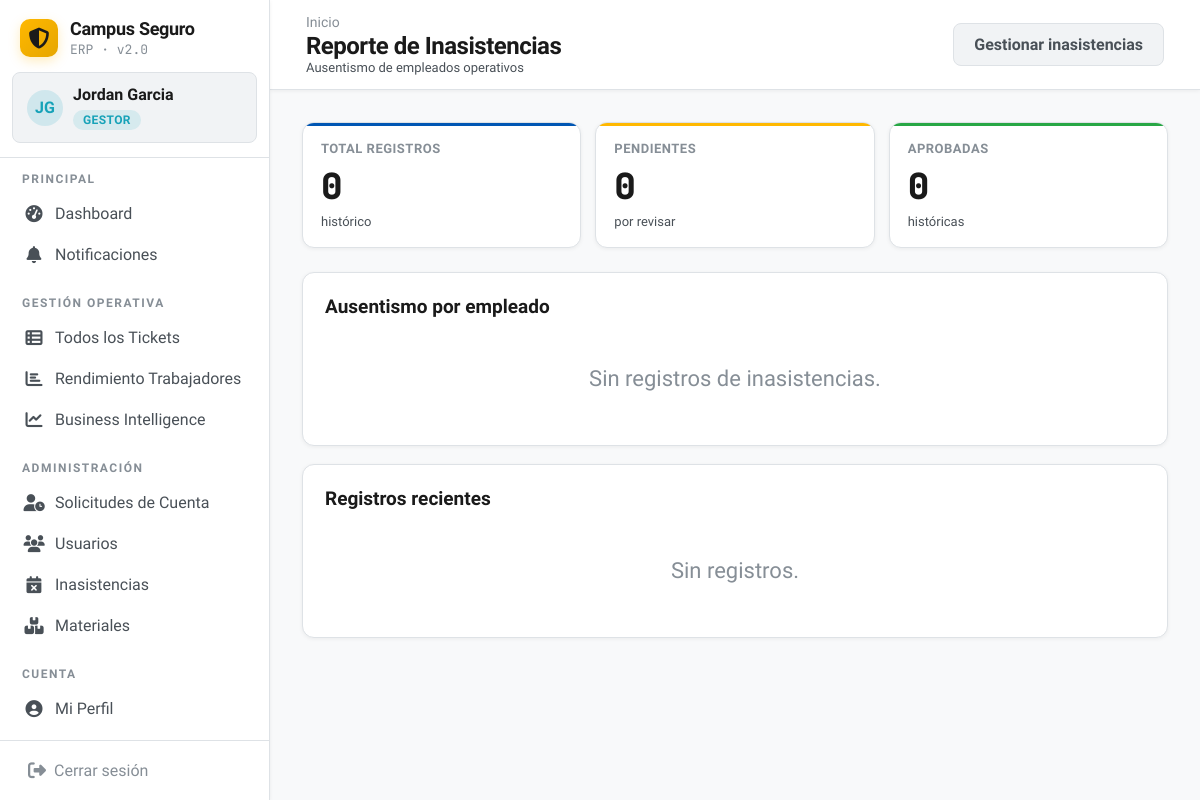
Page /gestor/reporte-inasistencias/ (signed in) on the committed database.
### app/models.py (models this page shows, shortened)
class Usuario(AbstractUser):
    VINCULO_CHOICES = [
        ('alumno', 'Alumno'),
        ('docente', 'Docente'),
        ('administrativo', 'Administrativo'),
        ('funcionario', 'Funcionario'),
    ]
    JORNADA_CHOICES = [
        ('diurna', 'Diurna'),
        ('vespertina', 'Vespertina'),
        ('mixta', 'Mixta'),
    ]
    rol = models.ForeignKey(Rol, on_delete=models.PROTECT, related_name="usuarios", null=True, blank=True)
    rut = models.CharField(max_length=12, unique=True)
    telefono = models.CharField(max_length=15, blank=True, null=True)
    correo_institucional = models.EmailField(unique=True)
    vinculo = models.CharField(max_length=20, choices=VINCULO_CHOICES, blank=True, null=True)
    carrera = models.ForeignKey(
        'Carrera', on_delete=models.SET_NULL, null=True, blank=True,
        related_name='alumnos',
    )
    jornada = models.CharField(max_length=15, choices=JORNADA_CHOICES, blank=True, null=True)
    sede = models.ForeignKey(Sede, on_delete=models.SET_NULL, blank=True, null=True, related_name='estudiantes_funcionarios')
    escuela = models.ForeignKey(Escuela, on_delete=models.SET_NULL, related_name="usuarios", null=True, blank=True)
    departamento = models.ForeignKey(
        Departamento,
        on_delete=models.SET_NULL,
        null=True,
        blank=True,
        related_name="usuarios"
    )
    especialidades = models.ManyToManyField(
        Especialidad,
        through='EspecialidadUsuario',
        blank=True,
        related_name='tecnicos'
    )
    turno = models.CharField(max_length=50, blank=True, null=True)  # mañana / tarde / noche
    estado_cuenta = models.ForeignKey(
        EstadoCatalogo,
        on_delete=models.PROTECT,
        related_name='usuarios',
        limit_choices_to={'entidad': 'cuenta'},
    )
    fecha_registro = models.DateTimeField(auto_now_add=True)
    fecha_aprobacion = models.DateTimeField(null=True, blank=True)
    aprobado_por = models.ForeignKey('self', on_delete=models.SET_NULL, null=True, blank=True, related_name='cuentas_aprobadas')
    activo = models.BooleanField(default=True)
    auth0_sub = models.CharField(
        max_length=120,
        unique=True,
        null=True,
        blank=True,
        verbose_name='Auth0 Subject ID',
        help_text='Identificador único del usuario en Auth0. Se asigna automáticamente al registrar vía Auth0.',
    )
    objects = UsuarioManager()

class Rol(models.Model):
    nombre = models.CharField(max_length=50, verbose_name="Nombre del Rol")
    codigo = models.CharField(max_length=30, unique=True, verbose_name="Código Operacional")  # ej: 'mantencion', 'guardia', 'gestor'
    class Meta:
        verbose_name = "Rol"
        verbose_name_plural = "Roles"

### app/views.py (the view)
# urls.py: path('gestor/reporte-inasistencias/', views.reporte_inasistencias_empleados, name='reporte_inasistencias'),
@login_required
@rol_requerido('gestor')
def reporte_inasistencias_empleados(request):
    inasistencias = Inasistencia.objects.select_related('usuario', 'revisado_por').order_by('-created_at')
    por_empleado = Inasistencia.objects.values(
        'usuario__first_name', 'usuario__last_name', 'usuario__rol'
    ).annotate(
        total=Count('id'),
        aprobadas=Count('id', filter=Q(estado__codigo='aprobada')),
        rechazadas=Count('id', filter=Q(estado__codigo='rechazada')),
        pendientes=Count('id', filter=Q(estado__codigo='pendiente')),
    ).order_by('-total')
    return render(request, 'app/reporte_inasistencias.html', {
        'inasistencias': inasistencias[:50],
        'por_empleado': por_empleado,
        'total': inasistencias.count(),
        'pendientes': inasistencias.filter(estado__codigo='pendiente').count(),
        'aprobadas': inasistencias.filter(estado__codigo='aprobada').count(),
    })

### app/context_processors.py (called while the page is built)
def notificaciones_no_leidas(request):
    if request.user.is_authenticated:
        cache_key = f'notif_count_{request.user.pk}'
        count = cache.get(cache_key)
        if count is None:
            count = Notificacion.objects.filter(
                destinatario=request.user, leida=False, archivada=False, deleted_at__isnull=True
            ).count()
            cache.set(cache_key, count, 60)
        return {'notif_no_leidas_count': count}
    return {'notif_no_leidas_count': 0}

### app/views.py (called while the page is built)
def rol_requerido(*roles):
    def decorator(view_func):
        @wraps(view_func)
        def _wrapped(request, *args, **kwargs):
            if not request.user.is_authenticated:
                return redirect('app:login')
            user_rol_codigo = request.user.rol.codigo if request.user.rol else None
            if user_rol_codigo not in roles and not request.user.is_superuser:
                messages.error(request, 'No tienes permiso para acceder a esta sección.')
                return redirect('app:dashboard')
            return view_func(request, *args, **kwargs)
        return _wrapped
    return decorator

### app/templates/app/reporte_inasistencias.html (shortened to what this page needs)
{% extends 'app/base.html' %}
{% block page_title %}Reporte de Inasistencias{% endblock %}
{% block page_subtitle %}Ausentismo de empleados operativos{% endblock %}
{% block topbar_actions %}
<a href="{% url 'app:gestor_inasistencias' %}" class="btn btn-ghost">Gestionar inasistencias</a>
{% endblock %}
{% block content %}
<div class="kpi-grid">
  <div class="kpi blue">
    <div class="kpi-label">Total registros</div>
    <div class="kpi-value">{{ total }}</div>
    <div class="kpi-sub">histórico</div>
  </div>
  <div class="kpi yellow">
    <div class="kpi-label">Pendientes</div>
    <div class="kpi-value">{{ pendientes }}</div>
    <div class="kpi-sub">por revisar</div>
  </div>
  <div class="kpi green">
    <div class="kpi-label">Aprobadas</div>
    <div class="kpi-value">{{ aprobadas }}</div>
    <div class="kpi-sub">históricas</div>
  </div>
</div>
<div class="card" style="margin-bottom: 18px">
  <div class="card-title">Ausentismo por empleado</div>
  {% if por_empleado %}
  <div class="table-wrap">
    <table>
      <thead>
        <tr>
          <th>Empleado</th>
          <th>Rol</th>
          <th style="text-align: center">Total</th>
          <th style="text-align: center">Aprobadas</th>
          <th style="text-align: center">Rechazadas</th>
          <th style="text-align: center">Pendientes</th>
        </tr>
      </thead>
      <tbody>
        {% for e in por_empleado %}
        <tr>
          <td style="font-size: 13px; font-weight: 500">
            {{ e.usuario__first_name }} {{ e.usuario__last_name }}
          </td>
          <td style="font-size: 12px; color: var(--text-secondary)">
            {{ e.usuario__rol|capfirst }}
          </td>
          <td style="text-align: center; font-size: 13px; font-weight: 700">
            {{ e.total }}
          </td>
          <td
            style="
              text-align: center;
              font-size: 13px;
              color: var(--accent-green);
            "
          >
            {{ e.aprobadas }}
          </td>
          <td
            style="
              text-align: center;
              font-size: 13px;
              color: var(--accent-red);
            "
          >
            {{ e.rechazadas }}
          </td>
          <td
            style="
              text-align: center;
              font-size: 13px;
              color: var(--accent-yellow);
            "
          >
            {{ e.pendientes }}
          </td>
        </tr>
        {% endfor %}
      </tbody>
    </table>
  </div>
  {% else %}
  <div style="text-align: center; padding: 32px; color: var(--text-muted)">
    Sin registros de inasistencias.
  </div>
  {% endif %}
</div>
<div class="card">
  <div class="card-title">Registros recientes</div>
  {% if inasistencias %}
  <div class="table-wrap">
    <table>
      <thead>
        <tr>
          <th>Empleado</th>
          <th>Motivo</th>
          <th>Desde</th>
          <th>Hasta</th>
          <th>Estado</th>
          <th>Revisado por</th>
        </tr>
      </thead>
      <tbody>
        {% for i in inasistencias %}
        <tr>
          <td style="font-size: 13px">{{ i.usuario.get_full_name }}</td>
          <td style="font-size: 12px; color: var(--text-secondary)">
            {{ i.get_motivo_display }}
          </td>
          <td style="font-size: 13px">{{ i.fecha_desde|date:"d/m/Y" }}</td>
          <td style="font-size: 13px">{{ i.fecha_hasta|date:"d/m/Y" }}</td>
          <td>
            <span
              style="font-size:11px;padding:3px 8px;border-radius:6px;
              background:{% if i.estado.codigo == 'aprobada' %}rgba(45,206,137,0.15){% elif i.estado.codigo == 'rechazada' %}rgba(245,54,92,0.15){% else %}rgba(244,197,66,0.15){% endif %};
              color:{% if i.estado.codigo == 'aprobada' %}var(--accent-green){% elif i.estado.codigo == 'rechazada' %}var(--accent-red){% else %}var(--accent-yellow){% endif %};"
            >
              {{ i.get_estado_display }}
            </span>
          </td>
          <td style="font-size: 12px; color: var(--text-secondary)">
            {{ i.revisado_por.get_full_name|default:'—' }}
          </td>
        </tr>
        {% endfor %}
      </tbody>
    </table>
  </div>
  {% else %}
  <div style="text-align: center; padding: 32px; color: var(--text-muted)">
    Sin registros.
  </div>
  {% endif %}
</div>
{% endblock %}

### app/templates/app/base.html (shortened to what this page needs)
<!DOCTYPE html>
<html lang="es">
<head>
<link rel="stylesheet" href="https://cdnjs.cloudflare.com/ajax/libs/font-awesome/6.7.2/css/all.min.css">
</head>
<body>
{% if user.is_authenticated %}
<div class="layout">
  <aside class="sidebar">
    <div class="sb-brand">
      <div class="logo"><i class="fa-solid fa-shield-halved" style="color:#1a1a1a;font-size:21px;"></i></div>
      <div>
        <div class="name">Campus Seguro</div>
        <div class="sub">ERP · v2.0</div>
      </div>
    </div>
    <div class="sb-user-header">
      <div class="avatar role-{{ user.rol.codigo }}">{{ user.first_name|first|upper }}{{ user.last_name|first|upper }}</div>
      <div class="user-info">
        <div class="uname">{{ user.get_full_name|default:user.username }}</div>
        <div class="role-badge role-{{ user.rol.codigo }}">{{ user.rol.nombre|default:"Sin Rol" }}</div>
      </div>
    </div>
    <div class="sb-divider"></div>
    <nav class="sb-nav">
      <div class="nav-section">
        <div class="nav-label">Principal</div>
        <a href="{% url 'app:dashboard' %}" class="nav-item {% if request.resolver_match.url_name == 'dashboard' %}active{% endif %}">
          <span class="icon"><i class="fa-solid fa-gauge-high"></i></span> Dashboard
        </a>
        <a href="{% url 'app:notificaciones' %}" class="nav-item {% if request.resolver_match.url_name == 'notificaciones' %}active{% endif %}">
          <span class="icon"><i class="fa-solid fa-bell"></i></span> Notificaciones
        </a>
      </div>
      {% if user.rol.codigo == 'gestor' or user.is_superuser %}
      <div class="nav-section">
        <div class="nav-label">Gestión Operativa</div>
        <a href="{% url 'app:gestor_tickets' %}" class="nav-item {% if request.resolver_match.url_name == 'gestor_tickets' %}active{% endif %}">
          <span class="icon"><i class="fa-solid fa-table-list"></i></span> Todos los Tickets
        </a>
        <a href="{% url 'app:gestor_operativo' %}" class="nav-item {% if request.resolver_match.url_name == 'gestor_operativo' %}active{% endif %}">
          <span class="icon"><i class="fa-solid fa-chart-bar"></i></span> Rendimiento Trabajadores
        </a>
        <a href="{% url 'app:gestor_bi' %}" class="nav-item {% if request.resolver_match.url_name == 'gestor_bi' %}active{% endif %}">
          <span class="icon"><i class="fa-solid fa-chart-line"></i></span> Business Intelligence
        </a>
      </div>
      <div class="nav-section">
        <div class="nav-label">Administración</div>
        <a href="{% url 'app:gestor_solicitudes_cuenta' %}" class="nav-item {% if request.resolver_match.url_name == 'gestor_solicitudes_cuenta' %}active{% endif %}">
          <span class="icon"><i class="fa-solid fa-user-clock"></i></span> Solicitudes de Cuenta
        </a>
        <a href="{% url 'app:gestor_usuarios' %}" class="nav-item {% if request.resolver_match.url_name == 'gestor_usuarios' %}active{% endif %}">
          <span class="icon"><i class="fa-solid fa-users"></i></span> Usuarios
        </a>
        <a href="{% url 'app:gestor_inasistencias' %}" class="nav-item {% if request.resolver_match.url_name == 'gestor_inasistencias' %}active{% endif %}">
          <span class="icon"><i class="fa-solid fa-calendar-xmark"></i></span> Inasistencias
        </a>
        <a href="{% url 'app:materiales_listado' %}" class="nav-item {% if request.resolver_match.url_name == 'materiales_listado' %}active{% endif %}">
          <span class="icon"><i class="fa-solid fa-boxes-stacked"></i></span> Materiales
        </a>
      </div>
      {% endif %}
      <div class="nav-section">
        <div class="nav-label">Cuenta</div>
        <a href="{% url 'app:mi_perfil' %}" class="nav-item {% if request.resolver_match.url_name == 'mi_perfil' %}active{% endif %}">
          <span class="icon"><i class="fa-solid fa-circle-user"></i></span> Mi Perfil
        </a>
      </div>
    </nav>
    <div class="sb-footer">
      <button onclick="document.getElementById('modal-logout').style.display='flex'" class="sb-logout">
        <i class="fa-solid fa-right-from-bracket" style="font-size:18px;"></i>
        <span>Cerrar sesión</span>
      </button>
    </div>
  </aside>
  <main class="main">
    <header class="global-topbar">
      <div>
        <div class="breadcrumb" style="margin-bottom: 2px;">
          <a href="{% url 'app:dashboard' %}">Inicio</a>
        </div>
        <div class="page-title" style="font-size: 24px; margin: 0;">
          {% block page_title %}Campus Seguro{% endblock %}
        </div>
        <div class="page-subtitle" style="font-size: 13px; margin: 0;">
          {% block page_subtitle %}{% endblock %}
        </div>
      </div>
      <div class="topbar-actions">
        {% block topbar_actions %}{% endblock %}
      </div>
    </header>
    <div class="content-body">
      {% block content %}{% endblock %}
    </div>
  </main>
</div>
{% else %}
  {% block auth_content %}{% endblock %}
{% endif %}
</body>
</html>

### rows in the picture
Usuario: first_name|first "J", last_name|first "G", get_full_name "Jordan Garcia", rol.nombre "GESTOR"

### other values in the picture
{{ total }} "0"
{{ pendientes }} "0"
{{ aprobadas }} "0"
